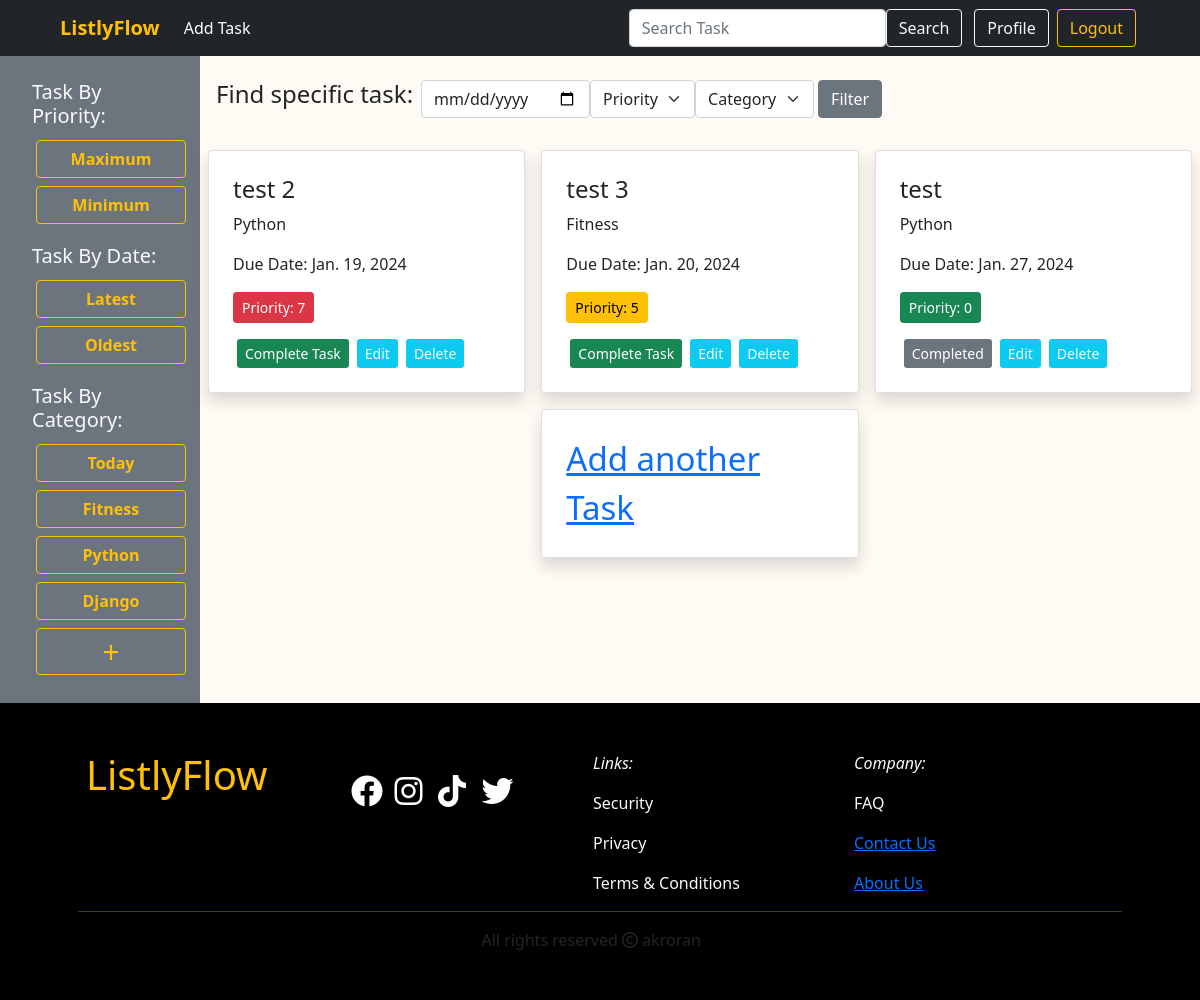
/ (signed in), run on the app's committed database.
### task/models.py (models this page shows, shortened)
class Category(models.Model):
    name = models.CharField(max_length=30)
    slug = AutoSlugField(populate_from='name', editable=True, always_update=True)
    def __str__(self):
        return self.name
    class Meta:
        verbose_name_plural = "Categories"

class Task(models.Model):
    title = models.CharField(max_length=250)
    description = models.TextField(blank=True, null=True)
    status = models.BooleanField(default=False)
    due_date = models.DateField(null=True, blank=True)
    priority = models.IntegerField(default=1, choices = [(0,'0'),(1,'1'),(2,'2'),(3,'3'),(4,'4'),(5,'5'),(6,'6'),(7,'7'),(8,'8')])
    category = models.ForeignKey(Category, on_delete=models.CASCADE,related_name='tasks')
    user = models.ForeignKey(User, on_delete=models.CASCADE, related_name='tasks')

### listlyflow/views.py (the view, shortened to what this page needs)
# urls.py: path('', views.home, name='home'),
def home(request, slug = None):
    form = TaskFilterForm()
    search = request.GET.get('search')
    if request.user.is_authenticated:
        user = request.user
        if slug is not None:
            category = Category.objects.get(slug=slug)
            data = Task.objects.filter(category=category, user=user).order_by('status')
        else:
            data = Task.objects.filter(user=user).order_by('status')
    else :
        data = {}
    categories = Category.objects.all()
    return render(request, 'home.html', {'data': data,'categories': categories, 'form': form})

### task/forms.py
class TaskFilterForm(forms.Form):
    date = forms.DateField(widget=forms.DateInput(attrs={'type': 'date'}), required=False)
    priority = forms.ChoiceField(choices = [( '','Priority'), (0,'0'),(1,'1'),(2,'2'),(3,'3'),(4,'4'),(5,'5'),(6,'6'),(7,'7'),(8,'8')], required=False)
    category = forms.ModelChoiceField(queryset=models.Category.objects.all(), empty_label='Category', required=False)

### templates/home.html (shortened to what this page needs)
{% extends "base.html" %}
{% load static %}
{% block css_link %}
<link rel="stylesheet" href="{% static "css/home.css" %}">
{% endblock css_link %}
{% block content %}
{% load crispy_forms_tags %}
{% if request.user.is_authenticated %}
<div class="d-flex flex-wrap">
  <div class="col-2 bg-secondary text-light p-4">
    <h5 class="text-light mx-2 mb-2">Task By Priority:</h5>
    <div class="ms-2 mb-3">
        <a class="btn btn-outline-warning m-1"
        style="width: 150px; font-weight: 600;"
        href="{% url "sort-priority" True %}">Maximum</a>
        <a class="btn btn-outline-warning m-1"
        style="width: 150px; font-weight: 600;"
        href="{% url "sort-priority" False %}">Minimum</a>
      </div>
    <h5 class="text-light mx-2 mb-2">Task By Date:</h5>
    <div class="ms-2 mb-3">
        <a class="btn btn-outline-warning m-1"
        style="width: 150px; font-weight: 600;"
        href="{% url "sort-date" False %}">Latest</a>
        <a class="btn btn-outline-warning m-1"
        style="width: 150px; font-weight: 600;"
        href="{% url "sort-date" True %}">Oldest</a>
      </div>
    <h5 class="text-light mx-2 mb-2">Task By Category:</h5>
    <div class="ms-2">
        {% for category in categories %}
          <a class="btn btn-outline-warning m-1"
          style="width: 150px; font-weight: 600;"
          href="{% url "sort-category" category.slug %}">{{ category.name }}</a>
          {% endfor %}
        </div>
    <div class="ms-2">
        <a class="btn btn-outline-warning m-1 p-0"
        style="width: 150px; font-weight: 500; font-size: 30px;"
        href="{% url "add-category" %}"> + </a>
  </div>
</div>
  <div class="col-10">
  <div class="d-flex m-3">
    <h4 class="mt-2">Find specific task:</h4>
    <form class="d-flex p-2" action="{% url "filter" %}">
      {% for f in form  %}
      <div>
        {{f}}
      </div>
      {% endfor %}
      <button class="btn btn-secondary mx-1" type="submit">Filter</button>
    </form>
  </div>
    <div
    class="d-flex flex-wrap justify-content-center" >
      {% for task in data %}
          <div class="col-md-4 d-flex align-items-stretch">
            <div class="card p-2 m-2 shadow w-100">
              <div class="card-body">
                <h4> {{task.title}} </h4>
                <p> {{task.category}} </p>
                <p> Due Date: {{task.due_date}} </p>
                {% if task.priority > 6 %}
                <p class="btn btn-sm btn-danger ">Priority: {{task.priority}} </p>
                {% elif task.priority > 4 %}
                <p class="btn btn-sm btn-warning">Priority: {{task.priority}} </p>
                {% else %}
                <p class="btn btn-sm btn-success">Priority: {{task.priority}} </p>
                {% endif %}
                <div class="d-flex ">
                    {% if task.status %}
                    <a class="btn-sm btn-secondary mx-1 text-decoration-none" disabled>Completed</a>
                    {% else %}
                    <a class="btn-sm btn-success mx-1 text-decoration-none" href="{% url "task-done" task.id %}">Complete Task</a>
                    {% endif %}
                    <a class="btn-sm btn-info mx-1 text-light text-decoration-none" href="{% url "edit-task" task.id %}">Edit</a>
                    <a class="btn-sm btn-info mx-1 text-light text-decoration-none" href="{% url "delete-task" task.id %}">Delete</a>
                </div>
              </div>
            </div>
          </div>
      {% endfor %}
      <div class="col-md-4 col-sm-6 d-flex align-items-stretch">
        <div class="card p-2 m-2 shadow w-100">
          <div class="card-body">
            <div class="d-flex align-items-center justify-content-center"
            style="font-size:33px">
                <a href="{% url "add-task" %}">Add another Task</a>
            </div>
          </div>
        </div>
      </div>
      </div>
  </div>
</div>
{% endif %}
{% endblock content %}

### static/css/home.css (style rules this page uses)
body { overflow-x: hidden; }

### data on the page
Category: name "Today"
Category: name "Fitness"
Category: name "Python"
Category: name "Django"
Task: title "test 2", category "Python", due_date "Jan. 19, 2024", priority "7", status "Complete Task"
Task: title "test 3", category "Fitness", due_date "Jan. 20, 2024", priority "5", status "Complete Task"
Task: title "test", category "Python", due_date "Jan. 27, 2024", priority "0", status "Completed"
